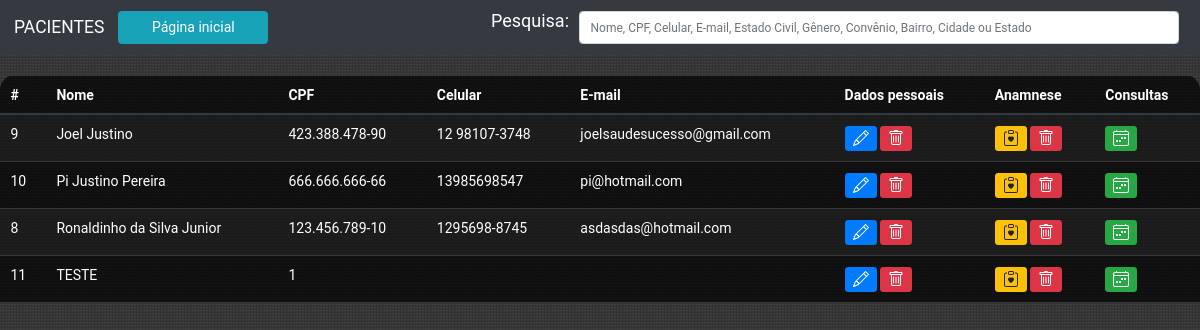
The page /php/editar_dados/index.php on the database its author committed.
### tables this page shows
CREATE TABLE `dados_paciente` (
  `id_pac` int(11) NOT NULL,
  `CPF` varchar(14) DEFAULT NULL,
  `nome` varchar(40) DEFAULT NULL,
  `celular` varchar(14) DEFAULT NULL,
  `idade` varchar(10) DEFAULT NULL,
  `estado_civil` varchar(30) DEFAULT NULL,
  `email` varchar(40) DEFAULT NULL,
  `work` varchar(40) DEFAULT NULL,
  `gender` varchar(10) DEFAULT NULL,
  `convenio` varchar(20) DEFAULT NULL,
  `CEP` varchar(20) DEFAULT NULL,
  `ad_number` varchar(10) DEFAULT NULL,
  `street` varchar(40) DEFAULT NULL,
  `district` varchar(40) DEFAULT NULL,
  `city` varchar(40) DEFAULT NULL,
  `state` varchar(10) DEFAULT NULL,
  `criado` varchar(30) DEFAULT NULL,
  `modificado` varchar(30) DEFAULT NULL
);

### php/editar_dados/home-padrao.php (the view, shortened to what this page needs)
<?php
	include_once('conexao.php');
	$sql = "SELECT * FROM dados_paciente ORDER BY nome ASC";
	$result = $conn->query($sql);
?>
<div id="tabela-dados">
	<table class="table table-striped table-dark table-bg">
		<thead>
			<tr>
			<th scope="col">#</th>
			<th scope="col">Nome</th>
			<th scope="col">CPF</th>
			<th scope="col">Celular</th>
			<th scope="col">E-mail</th>
			<th scope="col">Dados pessoais</th>
			<th scope="col">Anamnese</th>
			<th scope="col">Consultas</th>
			</tr>
		</thead>
		<tbody>
			<?php
				while($user_data = mysqli_fetch_assoc($result)){
					echo "<tr>";
					echo "<td>".$user_data['id_pac']."</td>";
					echo "<td>".$user_data['nome']."</td>";
					echo "<td>".$user_data['CPF']."</td>";
					echo "<td>".$user_data['celular']."</td>";
					echo "<td>".$user_data['email']."</td>";
					echo
					"<td>
						<a class='btn btn-sm btn-primary' href='editar_usuario.php?id_pac=$user_data[id_pac]'>
							<svg xmlns='http://www.w3.org/2000/svg' width='16' height='16' fill='currentColor' class='bi bi-pencil' viewBox='0 0 16 16'>
								<path d='M12.146.146a.5.5 0 0 1 .708 0l3 3a.5.5 0 0 1 0 .708l-10 10a.5.5 0 0 1-.168.11l-5 2a.5.5 0 0 1-.65-.65l2-5a.5.5 0 0 1 .11-.168l10-10zM11.207 2.5 13.5 4.793 14.793 3.5 12.5 1.207 11.207 2.5zm1.586 3L10.5 3.207 4 9.707V10h.5a.5.5 0 0 1 .5.5v.5h.5a.5.5 0 0 1 .5.5v.5h.293l6.5-6.5zm-9.761 5.175-.106.106-1.528 3.821 3.821-1.528.106-.106A.5.5 0 0 1 5 12.5V12h-.5a.5.5 0 0 1-.5-.5V11h-.5a.5.5 0 0 1-.468-.325z'/>
							</svg>
						</a>
						<a class='btn btn-sm btn-danger' href='proc_apagar_usuario.php?id_pac=$user_data[id_pac]' data-confirm='Tem certeza de que deseja excluir o usuário selecionado?'>
							<svg xmlns='http://www.w3.org/2000/svg' width='16' height='16' fill='currentColor' class='bi bi-trash' viewBox='0 0 16 16'>
								<path d='M5.5 5.5A.5.5 0 0 1 6 6v6a.5.5 0 0 1-1 0V6a.5.5 0 0 1 .5-.5Zm2.5 0a.5.5 0 0 1 .5.5v6a.5.5 0 0 1-1 0V6a.5.5 0 0 1 .5-.5Zm3 .5a.5.5 0 0 0-1 0v6a.5.5 0 0 0 1 0V6Z'/>
								<path d='M14.5 3a1 1 0 0 1-1 1H13v9a2 2 0 0 1-2 2H5a2 2 0 0 1-2-2V4h-.5a1 1 0 0 1-1-1V2a1 1 0 0 1 1-1H6a1 1 0 0 1 1-1h2a1 1 0 0 1 1 1h3.5a1 1 0 0 1 1 1v1ZM4.118 4 4 4.059V13a1 1 0 0 0 1 1h6a1 1 0 0 0 1-1V4.059L11.882 4H4.118ZM2.5 3h11V2h-11v1Z'/>
							</svg>
						</a>
					</td>";
					echo
					"<td>
						<a class='btn btn-sm btn-warning' href='editar_anamnese.php?CPF=$user_data[CPF]'>
							<svg xmlns='http://www.w3.org/2000/svg' width='16' height='16' fill='currentColor' class='bi bi-clipboard-heart' viewBox='0 0 16 16'>
								<path fill-rule='evenodd' d='M5 1.5A1.5 1.5 0 0 1 6.5 0h3A1.5 1.5 0 0 1 11 1.5v1A1.5 1.5 0 0 1 9.5 4h-3A1.5 1.5 0 0 1 5 2.5v-1Zm5 0a.5.5 0 0 0-.5-.5h-3a.5.5 0 0 0-.5.5v1a.5.5 0 0 0 .5.5h3a.5.5 0 0 0 .5-.5v-1Z'/>
								<path d='M3 1.5h1v1H3a1 1 0 0 0-1 1V14a1 1 0 0 0 1 1h10a1 1 0 0 0 1-1V3.5a1 1 0 0 0-1-1h-1v-1h1a2 2 0 0 1 2 2V14a2 2 0 0 1-2 2H3a2 2 0 0 1-2-2V3.5a2 2 0 0 1 2-2Z'/>
								<path d='M8 6.982C9.664 5.309 13.825 8.236 8 12 2.175 8.236 6.336 5.31 8 6.982Z'/>
							</svg>
						</a>
						<a class='btn btn-sm btn-danger' href='proc_apagar_anamnese.php?CPF=$user_data[CPF]' data-confirm='Tem certeza de que deseja excluir a ficha de anamnese selecionada?'>
							<svg xmlns='http://www.w3.org/2000/svg' width='16' height='16' fill='currentColor' class='bi bi-trash' viewBox='0 0 16 16'>
								<path d='M5.5 5.5A.5.5 0 0 1 6 6v6a.5.5 0 0 1-1 0V6a.5.5 0 0 1 .5-.5Zm2.5 0a.5.5 0 0 1 .5.5v6a.5.5 0 0 1-1 0V6a.5.5 0 0 1 .5-.5Zm3 .5a.5.5 0 0 0-1 0v6a.5.5 0 0 0 1 0V6Z'/>
								<path d='M14.5 3a1 1 0 0 1-1 1H13v9a2 2 0 0 1-2 2H5a2 2 0 0 1-2-2V4h-.5a1 1 0 0 1-1-1V2a1 1 0 0 1 1-1H6a1 1 0 0 1 1-1h2a1 1 0 0 1 1 1h3.5a1 1 0 0 1 1 1v1ZM4.118 4 4 4.059V13a1 1 0 0 0 1 1h6a1 1 0 0 0 1-1V4.059L11.882 4H4.118ZM2.5 3h11V2h-11v1Z'/>
							</svg>
						</a>
					</td>";
					echo
					"<td>
						<a class='btn btn-sm btn-success' href='consultas.php?nome=$user_data[nome]'>
							<svg xmlns='http://www.w3.org/2000/svg' width='16' height='16' fill='currentColor' class='bi bi-calendar4-week' viewBox='0 0 16 16'>
								<path d='M3.5 0a.5.5 0 0 1 .5.5V1h8V.5a.5.5 0 0 1 1 0V1h1a2 2 0 0 1 2 2v11a2 2 0 0 1-2 2H2a2 2 0 0 1-2-2V3a2 2 0 0 1 2-2h1V.5a.5.5 0 0 1 .5-.5zM2 2a1 1 0 0 0-1 1v1h14V3a1 1 0 0 0-1-1H2zm13 3H1v9a1 1 0 0 0 1 1h12a1 1 0 0 0 1-1V5z'/>
								<path d='M11 7.5a.5.5 0 0 1 .5-.5h1a.5.5 0 0 1 .5.5v1a.5.5 0 0 1-.5.5h-1a.5.5 0 0 1-.5-.5v-1zm-3 0a.5.5 0 0 1 .5-.5h1a.5.5 0 0 1 .5.5v1a.5.5 0 0 1-.5.5h-1a.5.5 0 0 1-.5-.5v-1zm-2 3a.5.5 0 0 1 .5-.5h1a.5.5 0 0 1 .5.5v1a.5.5 0 0 1-.5.5h-1a.5.5 0 0 1-.5-.5v-1zm-3 0a.5.5 0 0 1 .5-.5h1a.5.5 0 0 1 .5.5v1a.5.5 0 0 1-.5.5h-1a.5.5 0 0 1-.5-.5v-1z'/>
							</svg>
						</a>
					</td>";
					echo "</tr>";
				}
			?>
	</table>
</div>

### css/style.css (style rules this page uses)
* { font-family: 'Roboto', sans-serif; font-size: 14px; margin: 0; padding: 0; }
html { height: 100%; }
body { min-height: 100vh ; display: flex; flex-direction: column; background-image: url("../images/pattern.png"),url('../images/img-3.png'); background-position: 48% 61%; }
#tabela-dados { margin-top: 20px; }

### php/editar_dados/header.php (style rules this page uses)
body { background-image: url("../../images/pattern.png"); }

### php/editar_dados/index.php (style rules this page uses)
.table-bg { background: rgba(0,0,0,0.7); border-radius: 15px 15px 0 0; }

### rows shown on the page
dados_paciente: id_pac "9", nome "Joel Justino", CPF "423.388.478-90", celular "12 98107-3748", email "joelsaudesucesso@gmail.com"
dados_paciente: id_pac "10", nome "Pi Justino Pereira", CPF "666.666.666-66", celular "13985698547", email "pi@hotmail.com"
dados_paciente: id_pac "8", nome "Ronaldinho da Silva Junior", CPF "123.456.789-10", celular "1295698-8745", email "asdasdas@hotmail.com"
dados_paciente: id_pac "11", nome "TESTE", CPF "1"
